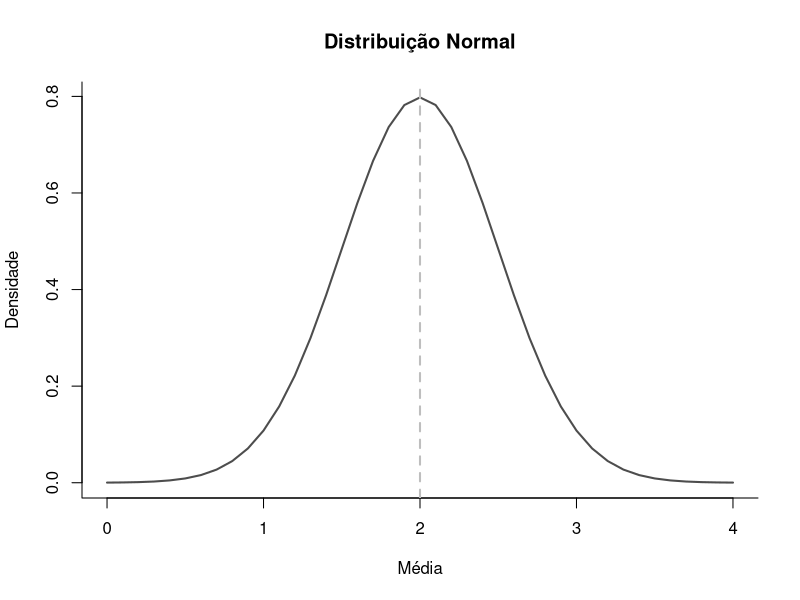
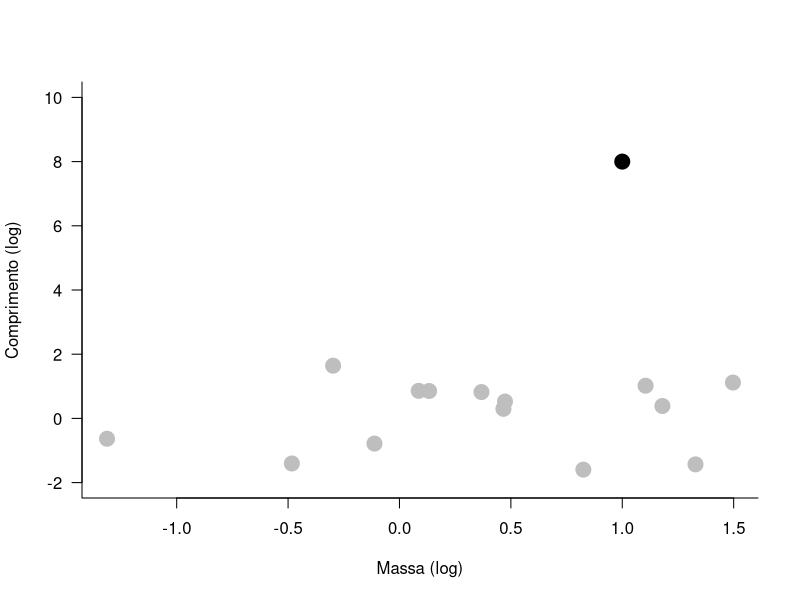
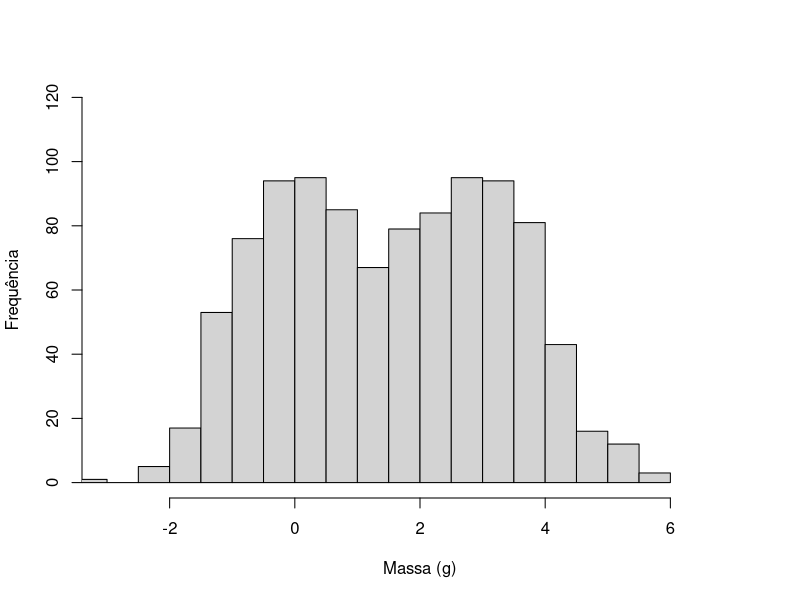

Reproduce these figures in R, in order.
### Código das três figuras geradas no R do post sobre análises exploratórias ###
#   Veja o README para mais informações:                                        #
#   https://github.com/alexandrepalaoro/analise_exploratoria/blob/master/README.md

### ---- GERANDO UMA DISTRIBUIÇÃO NORMAL ---- ####

# Nota: o png e o dev.off() são comandos para exportar a figura
# para o diretório de trabalho. Caso queira exportar, é só tirar
# o sustenido.

#png("distrib-normal.png",res=600,w=140,h=100,units='mm')
media <- seq(0,4,0.1)
plot(media, dnorm(media,2,0.5),bty='l',xlab = "Média", ylab = "Densidade", 
     main = "Distribuição Normal",col='grey30',type='l',lwd=2)
abline(v=2,lwd=2,lty=2,col='grey')
#dev.off()


#### ---- GERANDO UMA DISTRIBUIÇÃO COM DUAS MÉDIAS ---- ####

a1<-rnorm(500,0,1)
a2<-rnorm(500,3,1)
a3<-c(a1,a2)

png("distrib-not-normal.png",res=600,w=140,h=100,units='mm')
hist(a3,main="",xlim=c(-3,7),breaks=20,ylim=c(0,120),ylab="Frequência",
     xlab="Massa (g)")
dev.off()

#### ---- GERANDO UM OUTLIER ---- ####

a1<-rnorm(15,0,1)
a2<-rnorm(15,0,1)
#png("outlier.png",res=600,w=140,h=100,units='mm')
plot(a1~a2,ylim=c(-2,10),xlab="Massa (log)", ylab="Comprimento (log)",bty='l',
     las=1,pch=21,cex=2,col='grey',bg='grey')
points(1,8,cex=2,pch=21,bg='black')
#dev.off()
